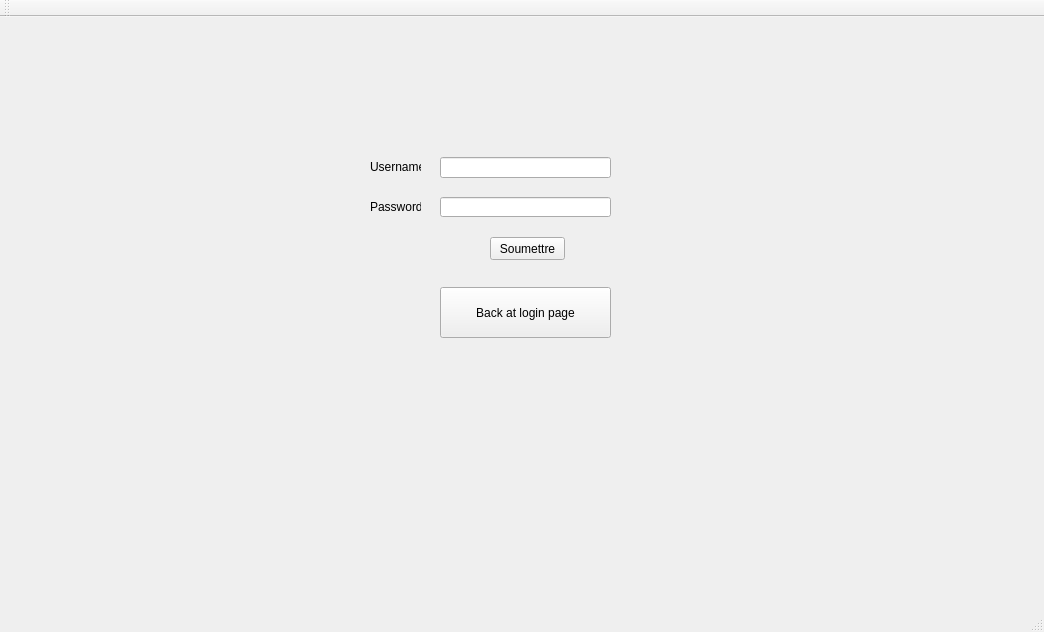
<?xml version="1.0" encoding="UTF-8"?>
<ui version="4.0">
 <class>MainWindow</class>
 <widget class="QMainWindow" name="MainWindow">
  <property name="geometry">
   <rect>
    <x>0</x>
    <y>0</y>
    <width>1044</width>
    <height>632</height>
   </rect>
  </property>
  <property name="windowTitle">
   <string>MainWindow</string>
  </property>
  <property name="toolTip">
   <string>&lt;html&gt;&lt;head/&gt;&lt;body&gt;&lt;p&gt;Ce bouton sert à se &lt;span style=&quot; font-weight:600;&quot;&gt;connecter&lt;/span&gt;&lt;/p&gt;&lt;/body&gt;&lt;/html&gt;</string>
  </property>
  <widget class="QWidget" name="centralWidget">
   <widget class="QStackedWidget" name="stackedWidget">
    <property name="geometry">
     <rect>
      <x>0</x>
      <y>0</y>
      <width>1041</width>
      <height>581</height>
     </rect>
    </property>
    <property name="currentIndex">
     <number>1</number>
    </property>
    <widget class="QWidget" name="connexion_page">
     <widget class="QLineEdit" name="username_field">
      <property name="geometry">
       <rect>
        <x>430</x>
        <y>140</y>
        <width>151</width>
        <height>21</height>
       </rect>
      </property>
     </widget>
     <widget class="QLineEdit" name="password_field">
      <property name="geometry">
       <rect>
        <x>430</x>
        <y>210</y>
        <width>151</width>
        <height>21</height>
       </rect>
      </property>
     </widget>
     <widget class="QPushButton" name="local_mode_button">
      <property name="geometry">
       <rect>
        <x>470</x>
        <y>280</y>
        <width>81</width>
        <height>31</height>
       </rect>
      </property>
      <property name="text">
       <string>Mode Local</string>
      </property>
     </widget>
     <widget class="QLabel" name="username_label">
      <property name="geometry">
       <rect>
        <x>350</x>
        <y>140</y>
        <width>71</width>
        <height>16</height>
       </rect>
      </property>
      <property name="text">
       <string>Username</string>
      </property>
     </widget>
     <widget class="QLabel" name="password_label">
      <property name="geometry">
       <rect>
        <x>350</x>
        <y>210</y>
        <width>51</width>
        <height>16</height>
       </rect>
      </property>
      <property name="text">
       <string>Password</string>
      </property>
     </widget>
    </widget>
    <widget class="QWidget" name="user_creation_page">
     <widget class="QLineEdit" name="username_creation">
      <property name="geometry">
       <rect>
        <x>440</x>
        <y>140</y>
        <width>171</width>
        <height>21</height>
       </rect>
      </property>
     </widget>
     <widget class="QLineEdit" name="password_creation">
      <property name="geometry">
       <rect>
        <x>440</x>
        <y>180</y>
        <width>171</width>
        <height>20</height>
       </rect>
      </property>
     </widget>
     <widget class="QPushButton" name="submit_user">
      <property name="geometry">
       <rect>
        <x>490</x>
        <y>220</y>
        <width>75</width>
        <height>23</height>
       </rect>
      </property>
      <property name="text">
       <string>Soumettre</string>
      </property>
     </widget>
     <widget class="QPushButton" name="back_to_login_page">
      <property name="geometry">
       <rect>
        <x>440</x>
        <y>270</y>
        <width>171</width>
        <height>51</height>
       </rect>
      </property>
      <property name="text">
       <string>Back at login page</string>
      </property>
     </widget>
     <widget class="QLabel" name="username_label_2">
      <property name="geometry">
       <rect>
        <x>370</x>
        <y>140</y>
        <width>51</width>
        <height>20</height>
       </rect>
      </property>
      <property name="text">
       <string>Username</string>
      </property>
     </widget>
     <widget class="QLabel" name="password_label_2">
      <property name="geometry">
       <rect>
        <x>370</x>
        <y>180</y>
        <width>51</width>
        <height>20</height>
       </rect>
      </property>
      <property name="text">
       <string>Password</string>
      </property>
     </widget>
    </widget>
    <widget class="QWidget" name="local_mode_page">
     <widget class="QLineEdit" name="query_field">
      <property name="geometry">
       <rect>
        <x>140</x>
        <y>410</y>
        <width>781</width>
        <height>31</height>
       </rect>
      </property>
     </widget>
     <widget class="QPushButton" name="insert_button">
      <property name="geometry">
       <rect>
        <x>420</x>
        <y>450</y>
        <width>81</width>
        <height>31</height>
       </rect>
      </property>
      <property name="text">
       <string>Insert</string>
      </property>
     </widget>
     <widget class="QPushButton" name="update_button">
      <property name="geometry">
       <rect>
        <x>560</x>
        <y>450</y>
        <width>91</width>
        <height>31</height>
       </rect>
      </property>
      <property name="text">
       <string>Update</string>
      </property>
     </widget>
     <widget class="QPushButton" name="delete_button">
      <property name="geometry">
       <rect>
        <x>710</x>
        <y>450</y>
        <width>81</width>
        <height>31</height>
       </rect>
      </property>
      <property name="text">
       <string>Delete</string>
      </property>
     </widget>
     <widget class="QPushButton" name="select_button">
      <property name="geometry">
       <rect>
        <x>270</x>
        <y>450</y>
        <width>81</width>
        <height>31</height>
       </rect>
      </property>
      <property name="text">
       <string>Select</string>
      </property>
     </widget>
     <widget class="QPushButton" name="select_all_button">
      <property name="geometry">
       <rect>
        <x>140</x>
        <y>450</y>
        <width>81</width>
        <height>31</height>
       </rect>
      </property>
      <property name="styleSheet">
       <string notr="true">&lt;html&gt;&lt;bold&gt;select*&lt;/bold&gt;&lt;/html&gt;</string>
      </property>
      <property name="text">
       <string>Select *</string>
      </property>
     </widget>
     <widget class="QPushButton" name="deletion_button">
      <property name="geometry">
       <rect>
        <x>840</x>
        <y>450</y>
        <width>81</width>
        <height>31</height>
       </rect>
      </property>
      <property name="text">
       <string>Delete field</string>
      </property>
     </widget>
     <widget class="QPushButton" name="send_query_button">
      <property name="geometry">
       <rect>
        <x>500</x>
        <y>510</y>
        <width>81</width>
        <height>31</height>
       </rect>
      </property>
      <property name="text">
       <string>Send Query</string>
      </property>
     </widget>
    </widget>
    <widget class="QWidget" name="creation_db_page">
     <widget class="QPushButton" name="pushButton">
      <property name="geometry">
       <rect>
        <x>660</x>
        <y>480</y>
        <width>75</width>
        <height>23</height>
       </rect>
      </property>
      <property name="text">
       <string>PushButton</string>
      </property>
     </widget>
     <widget class="QPushButton" name="pushButton_2">
      <property name="geometry">
       <rect>
        <x>490</x>
        <y>490</y>
        <width>75</width>
        <height>23</height>
       </rect>
      </property>
      <property name="text">
       <string>PushButton</string>
      </property>
     </widget>
     <widget class="QPushButton" name="pushButton_3">
      <property name="geometry">
       <rect>
        <x>380</x>
        <y>340</y>
        <width>75</width>
        <height>23</height>
       </rect>
      </property>
      <property name="text">
       <string>PushButton</string>
      </property>
     </widget>
     <widget class="QRadioButton" name="radioButton">
      <property name="geometry">
       <rect>
        <x>280</x>
        <y>280</y>
        <width>82</width>
        <height>17</height>
       </rect>
      </property>
      <property name="text">
       <string>RadioButton</string>
      </property>
     </widget>
    </widget>
   </widget>
  </widget>
  <widget class="QMenuBar" name="menuBar">
   <property name="geometry">
    <rect>
     <x>0</x>
     <y>0</y>
     <width>1044</width>
     <height>21</height>
    </rect>
   </property>
  </widget>
  <widget class="QToolBar" name="mainToolBar">
   <attribute name="toolBarArea">
    <enum>TopToolBarArea</enum>
   </attribute>
   <attribute name="toolBarBreak">
    <bool>false</bool>
   </attribute>
  </widget>
  <widget class="QStatusBar" name="statusBar"/>
 </widget>
 <layoutdefault spacing="6" margin="11"/>
 <resources/>
 <connections/>
</ui>
